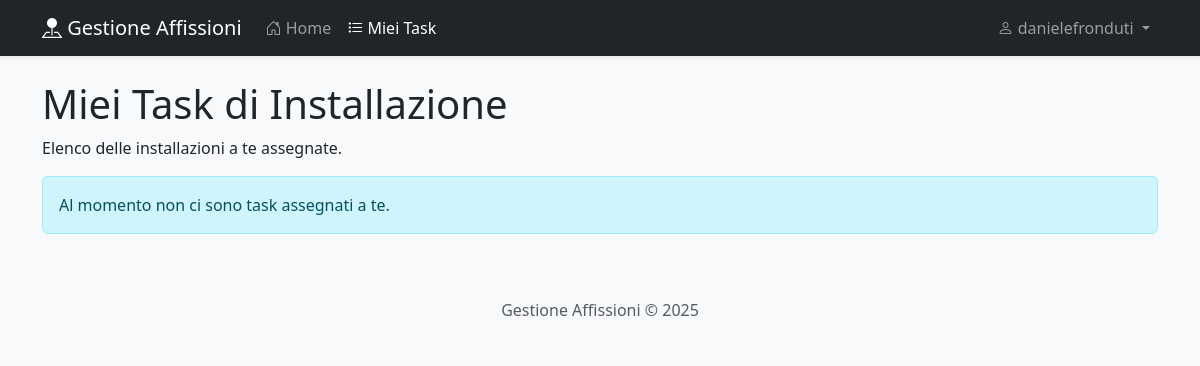
Before: /installatore/tasks/ (signed in) with the older database file.
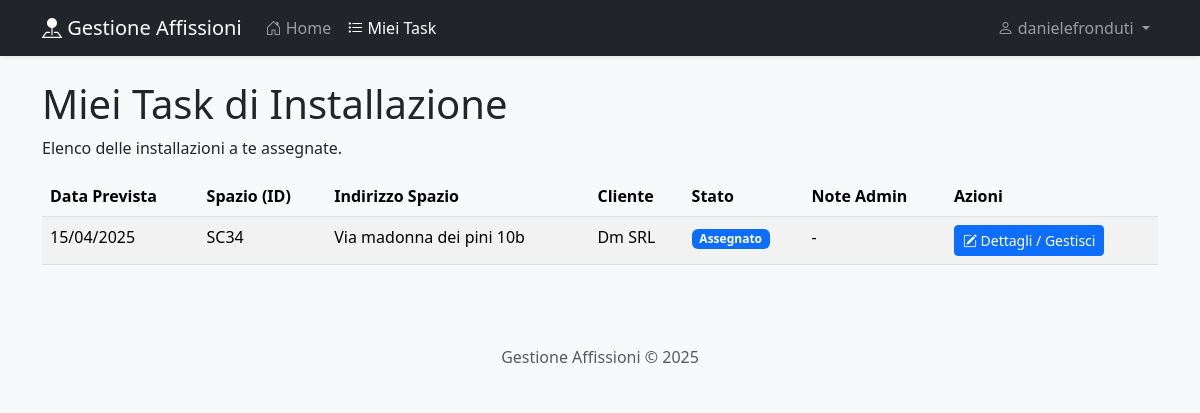
After: the same page with the newer database file.
### gestione/models.py (models this page shows, shortened)
class TaskInstallazione(models.Model):
    STATO_TASK_CHOICES = [
        ('DA_ASSEGNARE', _('Da Assegnare')),
        ('ASSEGNATO', _('Assegnato')),
        ('COMPLETATO', _('Completato')),
        ('PROBLEMA', _('Problema Segnalato')),
    ]
    affissione = models.OneToOneField(
        Affissione,
        on_delete=models.CASCADE, # Se l'affissione viene cancellata, cancella anche il task
        verbose_name=_("Affissione Correlata"),
        related_name="task_installazione" # Nome per accesso inverso da Affissione
    )
    installatore_assegnato = models.ForeignKey(
        settings.AUTH_USER_MODEL,
        on_delete=models.SET_NULL, # Se l'installatore viene cancellato, il task rimane (ma non assegnato)
        null=True,
        blank=True,
        verbose_name=_("Installatore Assegnato"),
        limit_choices_to={'groups__name': 'Installatori'}, # Limita la scelta agli utenti del gruppo 'Installatori'
        related_name="task_assegnati" # Nome per accesso inverso da User
    )
    stato_task = models.CharField(
        _("Stato Task"),
        max_length=20,
        choices=STATO_TASK_CHOICES,
        default='DA_ASSEGNARE'
    )
    data_prevista_installazione = models.DateField(
        _("Data Prevista Installazione"),
        help_text=_("Normalmente coincide con la data inizio dell'affissione")
    )
    note_admin = models.TextField(
        _("Note per l'Installatore (da Admin)"),
        blank=True,
        null=True
    )
    data_creazione = models.DateTimeField(auto_now_add=True)
    data_modifica = models.DateTimeField(auto_now=True)
    class Meta:
        verbose_name = _("Task Installazione")
        verbose_name_plural = _("Task Installazione")
        ordering = ['data_prevista_installazione', 'stato_task']

class Affissione(models.Model):
    STATO_CHOICES = [
        ('Bloccato', _('Bloccato (Venditore)')), # [RF15] Slot bloccato in attesa di conferma
        ('Confermato', _('Confermato')),         # Affissione confermata, pronta per pianificazione installazione
    ]
    spazio = models.ForeignKey(
        SpazioPubblicitario,
        on_delete=models.PROTECT, # Impedisce cancellazione Spazio se ha affissioni collegate
        verbose_name=_("Spazio Pubblicitario"),
        related_name="affissioni" # Permette di accedere alle affissioni da un oggetto Spazio (spazio.affissioni.all())
    )
    cliente = models.ForeignKey(
        Cliente,
        on_delete=models.PROTECT, # Impedisce cancellazione Cliente se ha affissioni collegate
        verbose_name=_("Cliente"),
        related_name="affissioni" # Permette di accedere alle affissioni da un oggetto Cliente (cliente.affissioni.all())
    )
    data_inizio = models.DateField(_("Data Inizio Affissione"), default=timezone.now)
    data_fine = models.DateField(_("Data Fine Affissione"))
    stato = models.CharField(
        _("Stato Affissione"),
        max_length=30,
        choices=STATO_CHOICES,
        default='Confermato' # Default per creazioni da Admin, il 'Bloccato' sarà usato dai venditori
    )
    note = models.TextField(_("Note Interne"), blank=True, null=True)
    data_creazione = models.DateTimeField(auto_now_add=True)
    data_modifica = models.DateTimeField(auto_now=True)
    class Meta:
        verbose_name = _("Affissione/Prenotazione")
        verbose_name_plural = _("Affissioni/Prenotazioni")
        ordering = ['data_inizio', 'spazio']

class SpazioPubblicitario(models.Model):
    TIPOLOGIA_CHOICES = [
        ('cartellone', _('Cartellone Stradale')),
        ('pensilina', _('Pensilina Autobus')),
        ('transenna', _('Transenna Parapedonale')),
        ('altro', _('Altro')),
    ]
    identificativo = models.CharField(_("Identificativo Univoco"), max_length=50, unique=True, help_text=_("Es. BS-001, MI-P05"))
    descrizione = models.CharField(_("Descrizione Breve"), max_length=200, blank=True, null=True)
    posizione_indirizzo = models.TextField(_("Posizione (Indirizzo)"), help_text=_("Indirizzo completo dello spazio"))
    posizione_lat = models.DecimalField(_("Latitudine"), max_digits=9, decimal_places=6, blank=True, null=True, help_text=_("Coordinate geografiche (opzionale)"))
    posizione_lon = models.DecimalField(_("Longitudine"), max_digits=9, decimal_places=6, blank=True, null=True, help_text=_("Coordinate geografiche (opzionale)"))
    dimensioni = models.CharField(_("Dimensioni"), max_length=50, blank=True, null=True, help_text=_("Es. 6x3m, 100x140cm"))
    tipologia = models.CharField(_("Tipologia"), max_length=50, choices=TIPOLOGIA_CHOICES, default='cartellone')
    note = models.TextField(_("Altre Caratteristiche Rilevanti"), blank=True, null=True)
    attivo = models.BooleanField(_("Attivo"), default=True, help_text=_("Indica se lo spazio è attualmente utilizzabile"))
    data_creazione = models.DateTimeField(auto_now_add=True)
    data_modifica = models.DateTimeField(auto_now=True)
    class Meta:
        verbose_name = _("Spazio Pubblicitario")
        verbose_name_plural = _("Spazi Pubblicitari")
        ordering = ['identificativo']

class Cliente(models.Model):
    nome_cognome = models.CharField(_("Nome/Cognome"), max_length=150, blank=True, null=True, help_text=_("Per persone fisiche"))
    ragione_sociale = models.CharField(_("Ragione Sociale"), max_length=200, blank=True, null=True, help_text=_("Per aziende"))
    telefono = models.CharField(_("Telefono"), max_length=30, blank=True, null=True)
    email = models.EmailField(_("Email"), max_length=254, blank=True, null=True)
    indirizzo = models.TextField(_("Indirizzo"), blank=True, null=True)
    note = models.TextField(_("Altre Informazioni Rilevanti"), blank=True, null=True)
    data_creazione = models.DateTimeField(auto_now_add=True)
    data_modifica = models.DateTimeField(auto_now=True)
    class Meta:
        verbose_name = _("Cliente")
        verbose_name_plural = _("Clienti")
        ordering = ['ragione_sociale', 'nome_cognome'] # Ordina per ragione sociale o nome

### gestione/views.py (the view)
# urls.py: path('installatore/tasks/', views.task_list_installatore_view, name='installatore_task_list'),
@login_required
def task_list_installatore_view(request):
    if not request.user.groups.filter(name='Installatori').exists():
        messages.error(request, "Accesso riservato agli installatori.")
        return redirect(reverse('gestione:home'))
    tasks_assegnati = TaskInstallazione.objects.filter(
        installatore_assegnato=request.user,
        stato_task__in=['ASSEGNATO', 'PROBLEMA']
    ).select_related(
        'affissione__spazio', 'affissione__cliente'
    ).order_by('data_prevista_installazione')
    context = {
        'tasks_list': tasks_assegnati,
    }
    return render(request, 'gestione/installatore_task_list.html', context)

### gestione/templatetags/auth_extras.py (called while the page is built)
@register.filter(name='has_group')
def has_group(user, group_name):
    if not user.is_authenticated:
        return False
    try:
        group = Group.objects.get(name=group_name)
    except Group.DoesNotExist:
        return False
    return group in user.groups.all()

### gestione/templates/gestione/installatore_task_list.html (shortened to what this page needs)
{% extends "base.html" %}
{% block content %}
<h1>Miei Task di Installazione</h1>
<p>Elenco delle installazioni a te assegnate.</p>
{% if not tasks_list %}
    <div class="alert alert-info" role="alert">
      Al momento non ci sono task assegnati a te.
    </div>
{% else %}
    <div class="table-responsive">
        <table class="table table-striped table-hover">
            <thead>
                <tr>
                    <th>Data Prevista</th>
                    <th>Spazio (ID)</th>
                    <th>Indirizzo Spazio</th>
                    <th>Cliente</th>
                    <th>Stato</th>
                    <th>Note Admin</th>
                    <th>Azioni</th>
                </tr>
            </thead>
            <tbody>
                {% for task in tasks_list %}
                <tr>
                    <td>{{ task.data_prevista_installazione|date:"d/m/Y" }}</td>
                    <td>{{ task.affissione.spazio.identificativo }}</td>
                    <td>{{ task.affissione.spazio.posizione_indirizzo }}</td>
                    <td>{{ task.affissione.cliente.ragione_sociale|default:task.affissione.cliente.nome_cognome }}</td>
                    <td>
                        <span class="badge
                            {% if task.stato_task == 'ASSEGNATO' %}bg-primary
                            {% elif task.stato_task == 'COMPLETATO' %}bg-success
                            {% elif task.stato_task == 'PROBLEMA' %}bg-danger
                            {% else %}bg-secondary
                            {% endif %}">
                            {{ task.get_stato_task_display }}
                        </span>
                    </td>
                    <td>{{ task.note_admin|default:"-" }}</td>
                    <td>
                        <a href="{% url 'gestione:installatore_task_detail' task_pk=task.pk %}" class="btn btn-sm btn-primary" title="Vedi dettagli, carica foto e completa il task">
                            <i class="bi bi-pencil-square"></i> Dettagli / Gestisci
                        </a>
                    </td>
                </tr>
                {% endfor %}
            </tbody>
        </table>
    </div>
{% endif %}
{% endblock %}

Changed rows visible on the page:
added TaskInstallazione: data_prevista_installazione "15/04/2025", affissione.spazio.identificativo "SC34", affissione.spazio.posizione_indirizzo "Via madonna dei pini 10b", affissione.cliente.ragione_sociale "Dm SRL", stato_task "Assegnato", note_admin "-"
Other visible differences:
text no longer shown: "Al momento non ci sono task assegnati a te."
text now shown: "Data Prevista Spazio (ID) Indirizzo Spazio Cliente Stato Note Admin Azioni"
